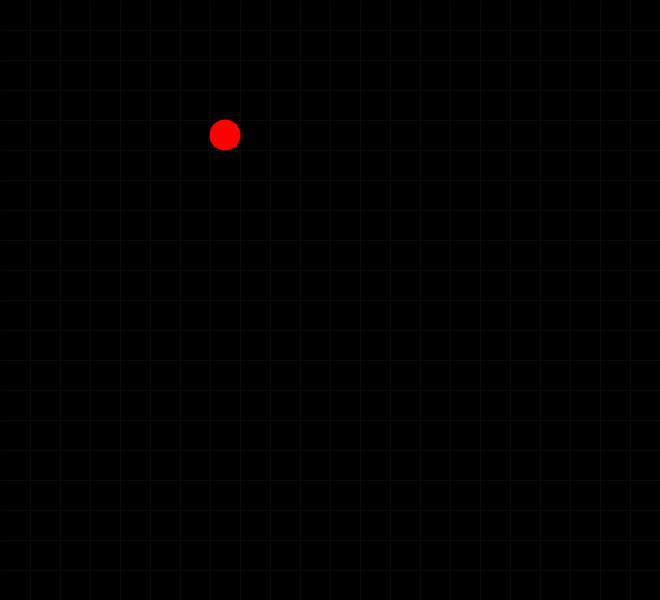
Frame 1 (no input)
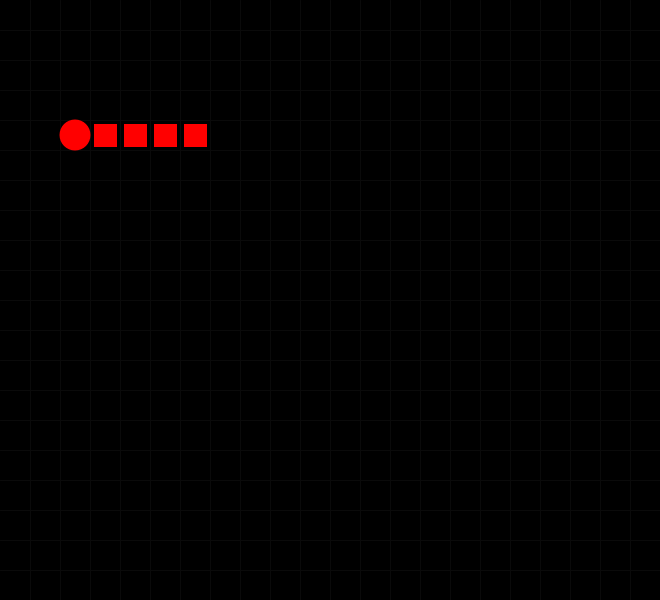
Frame 60 (the mouse pressed at the canvas centre just before this capture)
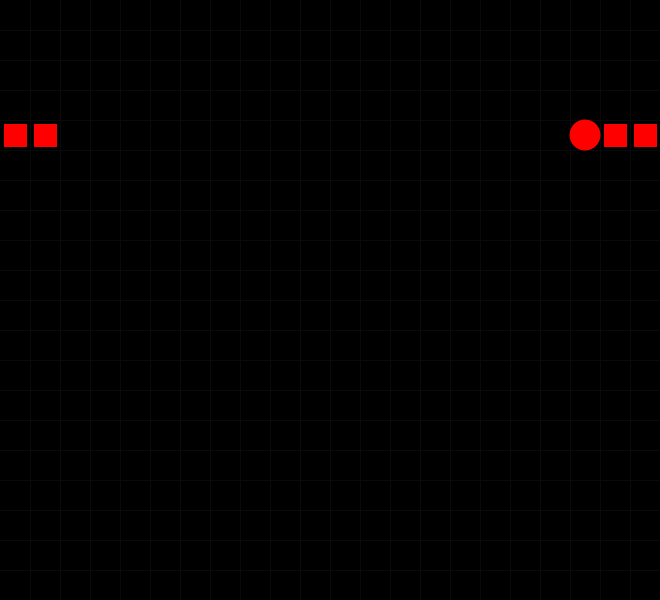
Frame 120 (the mouse held since frame 60 and released just before this capture)

The Processing sketch that drew these frames (run headless with seeded random() and noise(); from frame 60 on, the mouse is pressed at the canvas centre):

// Processing sketch: p001_Golkatikshen
// ── p001_Golkatikshen.pde

Grid grid;
Snake snake;
int s = 30;
int food_clock;
int food_spawn_timerate;

int[][] global_game_grid;
ArrayList<Food> food;

void setup()
{
  size(660, 600);
  
  grid = new Grid(s);
  restartGame();
}

void draw()
{
  background(0);
  grid.display();
  snake.display();
  for(Food f: food)
    f.display();
    
  //food manager logic
  if(food_clock < millis())
  {
    food_clock = millis() + food_spawn_timerate * 1000;
    int nx, ny;
    do{
      nx = (int)random(0, width/s);
      ny = (int)random(0, height/s);
    }while(global_game_grid[nx][ny] != 0);
    global_game_grid[nx][ny] = 2;
    food.add(new Food(nx, ny, s));
  }
}

void keyPressed()
{
  if(!snake.perso)
  {
    if((key == 'w' || key =='W') && snake.H != HEADING.DOWN && snake.changed == false)
    {
      snake.H = HEADING.UP;
      snake.changed = true;
    }
    
    if((key == 's' || key =='S') && snake.H != HEADING.UP && snake.changed == false)
    {
      snake.H = HEADING.DOWN;
      snake.changed = true;
    }
    
    if((key == 'a' || key =='A') && snake.H != HEADING.RIGHT && snake.changed == false)
    {
      snake.H = HEADING.LEFT;
      snake.changed = true;
    }
    
    if((key == 'd' || key =='D') && snake.H != HEADING.LEFT && snake.changed == false)
    {
      snake.H = HEADING.RIGHT;
      snake.changed = true;
    }
  }
  else
  {
    if((key == 'r' || key =='R'))
      restartGame();
  }
    
  /*if(key == 'x')
    snake.H = HEADING.STOP;
    
  if(key == 'c')
    snake.addBodyPart();*/
}

void restartGame()
{
  global_game_grid = new int[width/s][height/s];
  food = new ArrayList();
  
  snake = new Snake(int(random(3, 10)), int(random(3, 10)), s);
  
  food_spawn_timerate = 4; //spawn rate in sec
  food_clock = millis() + food_spawn_timerate * 1000;
}

// ── BodyPart.pde
class BodyPart
{
  int cx;
  int cy;
  int pcx;
  int pcy; 
  int s;
  int off;
  
  BodyPart bp;
  
  BodyPart(int _x, int _y, int _s)
  {
    cx = _x;
    cy = _y;
    s = _s;
    off = 4;
    
    bp = null;
  }
  
  void display()
  {
    rect(cx*s+off, cy*s+off, s-(off*2)+1, s-(off*2)+1);
    if(bp != null)
      bp.display();
  }
  
  void update(int x, int y)
  {
    pcx = cx;
    pcy = cy;
    cx = x;
    cy = y;
    
    global_game_grid[pcx][pcy] = 0;
    global_game_grid[cx][cy] = 1;
    
    if(bp != null)
      bp.update(pcx, pcy);
  }
  
  void addBodyPart()
  {
    if(bp == null)
      bp = new BodyPart(cx, cy, s);
    else
      bp.addBodyPart();
  }
}

// ── Food.pde
class Food
{
  int cx;
  int cy; 
  int s;
  float r;
  
  Food(int _x, int _y, int _s)
  {
    cx = _x;
    cy = _y;
    s = _s;
    r = 0;
  }
  
  void display()
  {
    PVector p1 = new PVector(cos(0), sin(0));
    PVector p2 = new PVector(cos(2*PI/3), sin(2*PI/3));
    PVector p3 = new PVector(cos(4*PI/3), sin(4*PI/3));
    p1.rotate(r);
    p2.rotate(r);
    p3.rotate(r);
    
    p1.mult(s/2);
    p2.mult(s/2);
    p3.mult(s/2);
    
    p1.add(cx*s+s/2+1, cy*s+s/2+1);
    p2.add(cx*s+s/2+1, cy*s+s/2+1);
    p3.add(cx*s+s/2+1, cy*s+s/2+1);
    
    r += 0.01f;
    if(r >= 360)
      r = 0;
      
    fill(0, 0, 255);
    triangle(p1.x, p1.y, p2.x, p2.y, p3.x, p3.y);
  }
}

// ── Grid.pde
class Grid
{
  int s;
  
  Grid(int _s)
  {
    s = _s;
  }
  
  void display()
  {
    stroke(10);
      
    //vertical lines
    for(int i=s; i<width; i+=s)
      line(i, 0, i, height);
      
    //horizontal lines
    for(int i=s; i<height; i+=s)
      line(0, i, width, i);
  }
}

// ── Snake.pde
class Snake
{
  int cx; //cella_x
  int cy; //cella_y
  int pcx;
  int pcy; 
  int s;
  HEADING H;
  boolean changed;
  boolean perso;
  
  int clock;
  int wtime; //wait time
  
  BodyPart bp;
  
  int score;
  
  
  Snake(int _x, int _y, int _s)
  {
    cx = _x;
    cy = _y;
    pcx = cx;
    pcy = cy;
    s = _s;
    wtime = 200;
    score = 0;
    perso = false;
    
    changed = false;
    if(random(0, 1) == 0)
      H = HEADING.RIGHT;
    else
      H = HEADING.LEFT;
      
    clock = millis()+ wtime;
    
    bp = null;
    for(int i=0; i<4; i++)
      addBodyPart();
      
    surface.setTitle("SNAKE POWER - Score: 0");
  }
  
  void display()
  {
    //head graphics
    noStroke();
    fill(255, 0, 0);
    ellipse(cx*s+(float)s/2, cy*s+(float)s/2, s+1, s+1);
    if(bp != null)
      bp.display();
    
    //logic
    if(clock < millis())
    {
      changed = false;
      clock = millis() + wtime;
      pcx = cx;
      pcy = cy;
      
      switch(H)
      {        
        case UP:
        cy--;
        if(cy < 0)
          cy = height/s-1;
        break;
        
        case DOWN:
        cy++;
        if(cy > height/s-1)
          cy = 0;
        break;
        
        case LEFT:
        cx--;
        if(cx < 0)
          cx = width/s-1;
        break;
        
        case RIGHT:
        cx++;
        if(cx > width/s-1)
          cx = 0;
        break;
        
        default:
      }
      
      if(bp != null && H != HEADING.STOP)
      {
        bp.update(pcx, pcy);
        if(global_game_grid[cx][cy] == 2)
        {
          score += 10;
          surface.setTitle("SNAKE POWER - Score: " + score);
          destroyFoodIn(cx, cy);
          for(int i=0; i<5; i++)
            addBodyPart();
        }
          
        if(global_game_grid[cx][cy] == 1)
        {
          H = HEADING.STOP;
          perso = true;
          surface.setTitle("SNAKE POWER - Score: " + score + " - HAI PERSO! - Press r to restart");
        }
      }
    }
  }
  
  void addBodyPart()
  {
    if(bp == null)
      bp = new BodyPart(cx, cy, s);
    else
      bp.addBodyPart();
  }
}

// ── Utility.pde

static enum HEADING {UP, DOWN, RIGHT, LEFT, STOP};

void destroyFoodIn(int x, int y)
{
  for(int i=0; i<food.size(); i++)
    if(food.get(i).cx == x && food.get(i).cy == y)
    {
      food.remove(i);
      i--;
    }
}
